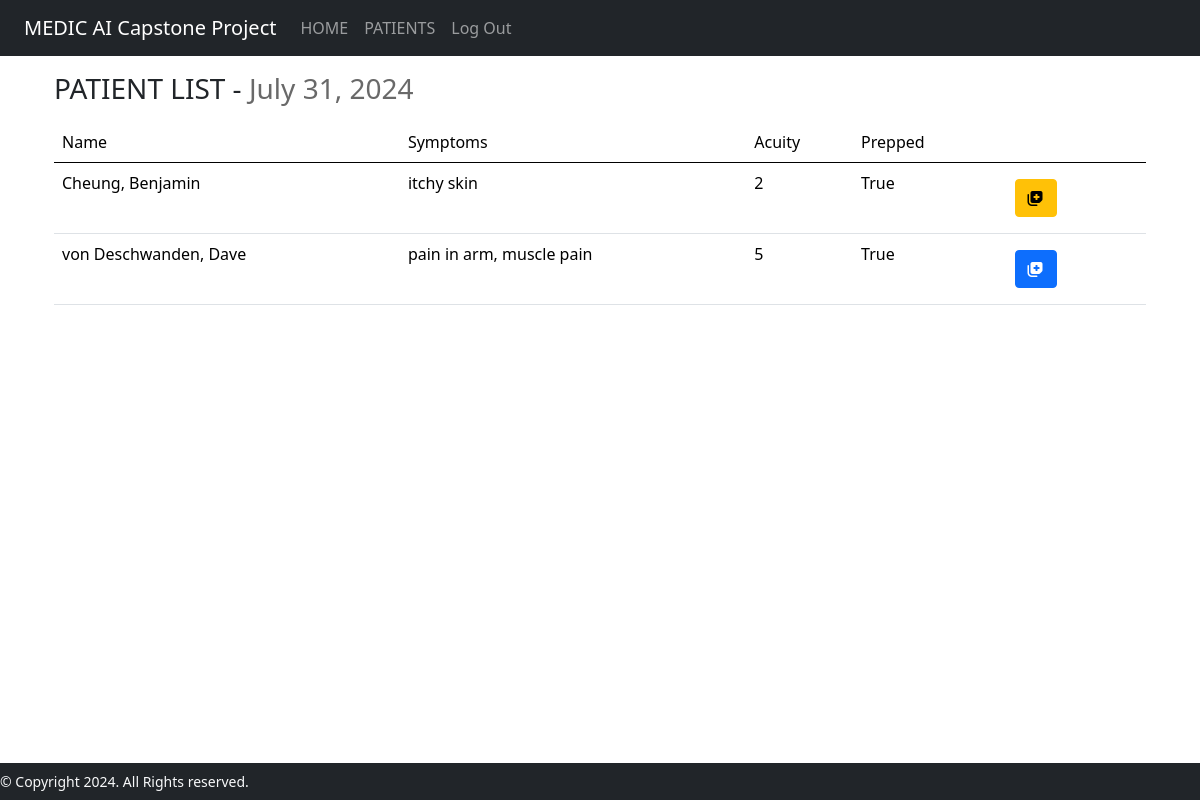
/patientlist (signed in), run on the app's committed database.
### medicAI/models.py (models this page shows)
class Hospital_Visit(models.Model):
    ACUITY_CHOICES = [
        ('1', '1'),
        ('2', '2'),
        ('3', '3'),
        ('4', '4'),
        ('5', '5'),
    ]
    patient = models.ForeignKey(Patient, on_delete=models.CASCADE)
    symptom_start_date = models.DateField(default=timezone.now, blank=True)
    acuity = models.CharField(max_length=1, choices=ACUITY_CHOICES, default='5')
    temperature = models.DecimalField(
        max_digits=3,
        decimal_places=1,
        null=True,
        blank=True,
        validators=[MinValueValidator(30), MaxValueValidator(45)]
    )
    heart_rate = models.IntegerField(null=True, blank=True)
    prescription = models.CharField(max_length=200, blank=True)
    diagnosis = models.CharField(max_length=200, blank=True)
    seen_nurse = models.BooleanField(default=False)
    er_doctor = models.ForeignKey(User, on_delete=models.CASCADE, null=True)
    symptoms = models.CharField(max_length=500, null=True, blank=True)
    def __str__(self):
        return f'Patient: {self.patient} | Date: {self.symptom_start_date}'

class Patient(models.Model):
    BLOOD_TYPE = [
        ('AB+', 'AB+'),
        ('AB-', 'AB-'),
        ('A+', 'A+'),
        ('A-', 'A-'),
        ('B+', 'B+'),
        ('B-', 'B-'),
        ('O+', 'O+'),
        ('O-', 'O-'),
    ]
    SEX_CHOICES = [
        ('Male', 'Male'),
        ('Female', 'Female'),
        ('Other', 'Other'),
    ]
    first_name = models.CharField(max_length=64)
    last_name = models.CharField(max_length=64)
    dob = models.DateField()
    address = models.CharField(max_length=64, blank=True)
    phone_number = models.CharField(max_length=10, blank=True)
    height = models.IntegerField(blank=True)
    weight = models.IntegerField(blank=True)
    sex = models.CharField(max_length=6, choices=SEX_CHOICES)
    ohip = models.CharField(max_length=12)
    blood_type = models.CharField(
        max_length=3,
        choices=BLOOD_TYPE,
        default="",
        blank=True
    )
    def __str__(self):
        return f'ID: {self.id} | {self.first_name} {self.last_name}'

### medicAI/views.py (the view)
# urls.py: path("patientlist", views.patientlist, name="patientlist"),
def patientlist(request):
    all_hospital_visits = Hospital_Visit.objects.all().order_by('acuity')
    print(all_hospital_visits)
    context = {
        "hospital_visits": all_hospital_visits,
        "date": datetime.today().date()
    }
    return render(request, "medicAI/patientlist.html", context)

### medicAI/templates/medicAI/patientlist.html (shortened to what this page needs)
{% extends "medicAI/layout.html" %}
{% load l10n %}
{% block body %}
    <div class="container">
        <h3 style="margin: 1rem 0;">PATIENT LIST - <span style="color: dimgray;">{{ date|localize }}</span></h3>
        {% if hospital_visits %}
        <table class="table table-hover">
            <thead>
                <tr>
                    <td class="col">Name</td>
                    <td class="col disable-col">Symptoms</td>
                    <td class="col">Acuity</td>
                    <td class="col">Prepped</td>
                    <td class="col"></td>
                </tr>
            </thead>
            {% for visit in hospital_visits %}
            <tr>
                <td>{{ visit.patient.last_name }}, {{ visit.patient.first_name }}</td>
                <td class="disable-col">
                    {% if visit.symptoms %}
                        {{ visit.symptoms }}
                    {% endif %}
                </td>
                <td>{{visit.acuity}}</td>
                <td>{{visit.seen_nurse}}</td>
                <td class=" text-left">
                    {% if visit.acuity == "1" %}
                    <a class="nav-link link-light" href="{% url 'patientinfo' patient_id=visit.patient.id %}">
                        <button type="button" class="btn btn-danger">
                            <i class="fa-solid fa-notes-medical"></i>
                        </button>
                    </a>
                    {% elif visit.acuity > "1" and "4" > visit.acuity %}
                    <a class="nav-link link-light" href="{% url 'patientinfo' patient_id=visit.patient.id %}">
                        <button type="button" class="btn btn-warning">
                            <i class="fa-solid fa-notes-medical"></i>
                        </button>
                    </a>
                    {% else %}
                    <a class="nav-link link-light" href="{% url 'patientinfo' patient_id=visit.patient.id %}">
                        <button type="button" class="btn btn-primary">
                            <i class="fa-solid fa-notes-medical"></i>
                        </button>
                    </a>
                    {% endif %}
                </td>
            </tr>
            {% endfor %}
        </table>
        {% endif %}
    </div>
{% endblock %}

### data on the page
Hospital_Visit: patient.last_name "Cheung", patient.first_name "Benjamin", symptoms "itchy skin", acuity "2", seen_nurse "True"
Hospital_Visit: patient.last_name "von Deschwanden", patient.first_name "Dave", symptoms "pain in arm, muscle pain", acuity "5", seen_nurse "True"

### other printed values
{{ date|localize }} "July 31, 2024"
